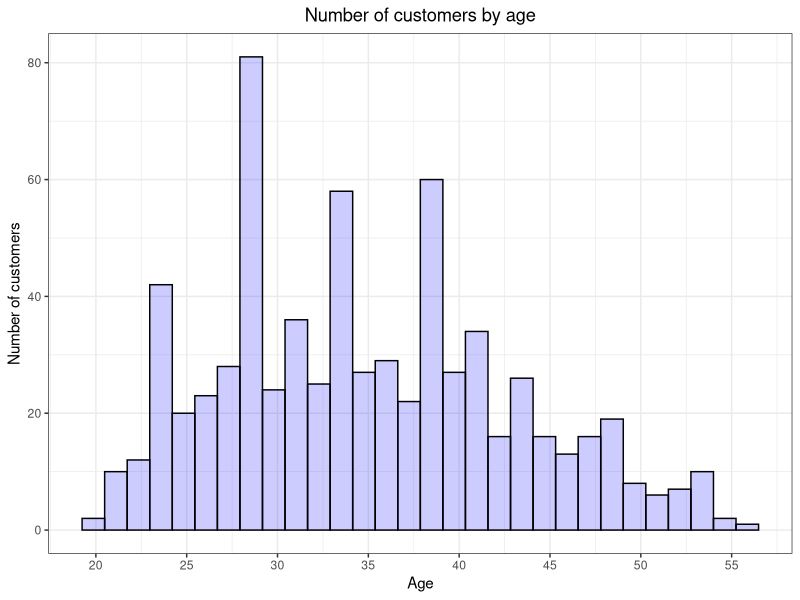
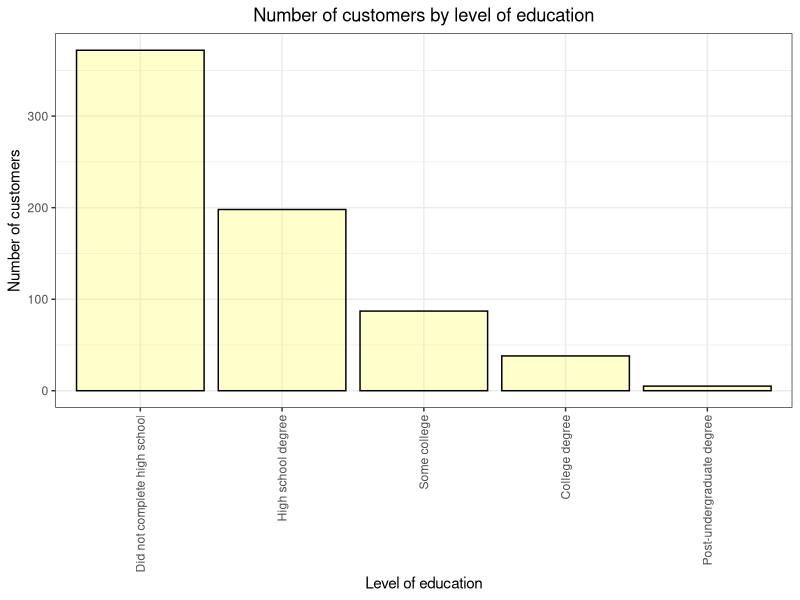
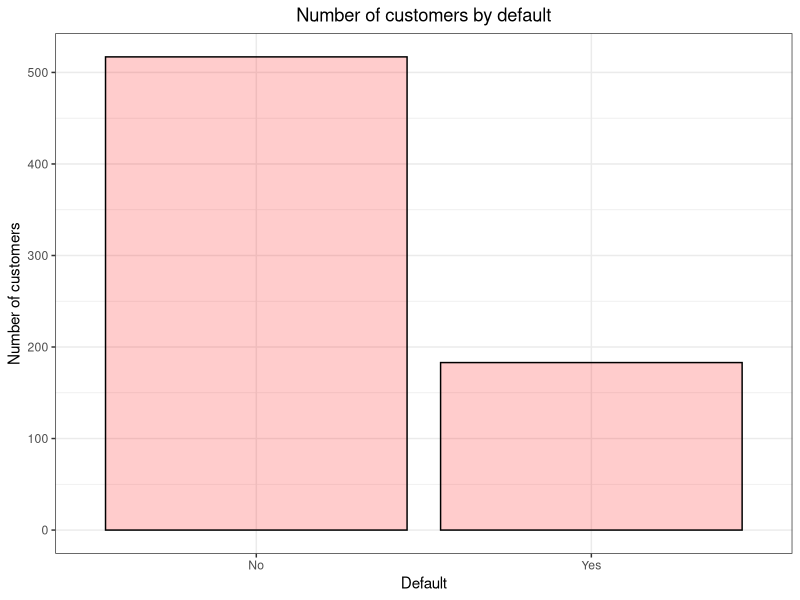

Write R code to recreate these figures, in order. (Note: this script raises an error after producing the figures.)
library(foreign)
library(tidyverse)
library(caret)
library(lmtest)
library(sandwich)
library(car)

setwd("D:/Studies/Materials/Second-cycle/I year/I semester/Coding for DS and DM/R/r-project")

data <- read.spss("bankloan.sav", to.data.frame = TRUE) %>%
  select(-matches("preddef"))
head(data)

data %>%
  summarize_all(~sum(is.na(.)))

data %>%
  filter(!is.na(default)) %>% # Filter out future clients
  ggplot(., aes(x = age)) +
  geom_histogram(alpha = 0.2, col = "black", fill = "blue") +
  labs(title = "Number of customers by age",
       x = "Age", y = "Number of customers") +
  scale_x_continuous(breaks = seq(20, 60, 5)) +
  theme_bw() +
  theme(plot.title = element_text(hjust = 0.5))

data %>%
  filter(!is.na(default)) %>% # Filter out future clients
  ggplot(., aes(x = ed)) +
  geom_bar(alpha = 0.2, col = "black", fill = "yellow") +
  labs(title = "Number of customers by level of education",
       x = "Level of education", y = "Number of customers") +
  theme_bw() +
  theme(plot.title = element_text(hjust = 0.5)) +
  theme(axis.text.x = element_text(angle = 90, vjust = 0.5, hjust = 1))

data %>%
  filter(!is.na(default)) %>% # Filter out future clients
  ggplot(., aes(x = default)) +
  geom_bar(alpha = 0.2, col = "black", fill = "red") +
  labs(title = "Number of customers by default",
       x = "Default", y = "Number of customers") +
  theme_bw() +
  theme(plot.title = element_text(hjust = 0.5))

data <- data %>%
  mutate(
    ed_1 = as.numeric(ed == "Did not complete high school"),
    ed_2 = as.numeric(ed == "High school degree"),
    ed_3 = as.numeric(ed == "Some college"),
    ed_4 = as.numeric(ed == "College degree"),
    ed_5 = as.numeric(ed == "Post-undergraduate degree"),
    default = as.numeric(default == "Yes")
  ) %>%
  select(-ed)

data %>%
  summarize(across(c("ed_1", "ed_2", "ed_3", "ed_4", "ed_5"), ~sum(., na.rm = T)))

data.1 <- data %>%
  select(-ed_1) %>% # To avoid perfect multicollinearity
  filter(!is.na(default)) # Filter out future clients

set.seed(123)
index <- createDataPartition(data.1$default, p = 0.7, list = FALSE)
train <- data[index, ]
test <- data[-index, ]

fit.full <- glm(default ~ ., family = binomial(), data = train)
summary(fit.full)

fit.robust <- coeftest(fit.full, vcov = vcovHC(fit.full, type = "HC"))
fit.robust

linearHypothesis(fit.full, c("income", "othdebt", "ed_2", "ed_3", "ed_4", "ed_5"))
